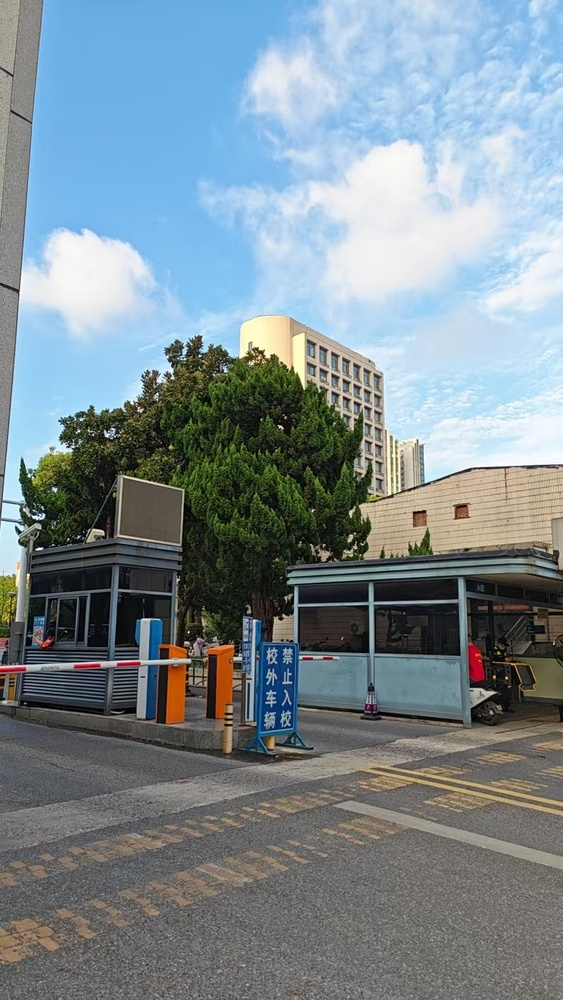
//> input picture Moravec/img1.jpg, 563 x 1000 px, shrunk from 1080 x 1919 before the run
$ ./Moravec   (built with g++ and OpenCV 4)
//> lines starting //> are read from the running program, lines starting //| are printed output that depends on the picture; after the words box and inside, x2 and y2 are one past the last pixel; in counts of white or black regions, pixels touching at a corner belong together
// 代码参考了 https://zhaoxuhui.top/blog/2019/01/10/MoravecCornerDetection.html，在此对作者表示感谢
#include <iostream>
#include <algorithm>
#include <opencv2/opencv.hpp>
#include <tuple>
#include <vector>

struct KeyPoint{
    int x;
    int y;
    float score;
};

struct window{
    cv::Mat win;
    int start_x, end_x;
    int start_y, end_y;
};
// 计算差异
double calcV(cv::Mat windows1, cv::Mat windows2){
    cv::Mat diff;
    cv::subtract(windows1, windows2, diff, cv::noArray(), CV_32F); // 这里需要转成 32 位的模式，否则可能会出现数值溢出的情况
    cv::multiply(diff, diff, diff);
    return cv::sum(diff)[0]; // 注意这里返回的是个 double
}

// 获得指定大小窗口的范围和内容
// 实际上就是截取一部分的内容
// 这里其实是一个超参数
cv::Mat getWindow(cv::Mat image, int i, int j, int win_size){
    if (win_size % 2 == 0){
        return cv::Mat(); // 窗口大小必须是奇数，否则返回空矩阵
    }
   int half_size = win_size / 2;
   int start_x = j - half_size;
   int start_y = i - half_size;

   cv::Rect roi(start_x, start_y, win_size, win_size);
   return image(roi);
}

// 把指定位置的窗口剪裁出来
struct window getWindowWithRange(cv::Mat img, int i, int j, int win_size){
    if (win_size%2 == 0){
        // ?
    }
    window winW;
    int half_size = win_size / 2;
    int start_x = j - half_size;
    int start_y = i - half_size;
    int end_x = j + half_size;
    int end_y = i + half_size;
    cv::Rect region(start_x, start_y, win_size, win_size);
    winW.win = img(region);
    winW.start_x = start_x;
    winW.start_y = start_y;
    winW.end_x = end_x;
    winW.end_y = end_y;
    return winW;
}

cv::Mat getDirectionWin(cv::Mat image, int i, int j, int xoffset, int yoffset, int win_size){
    int half_size = win_size / 2;
    cv::Rect Droi(j-half_size+xoffset, i-half_size+yoffset, win_size, win_size);
    return image(Droi);
}

bool isLocalMaximum(const cv::Mat& neighborhood){
    double maxVal;
    cv::minMaxLoc(neighborhood, nullptr, &maxVal);
    int rows = neighborhood.rows;
    int cols = neighborhood.cols;
    int cx = cols / 2;
    int cy = rows / 2;
    return neighborhood.at<float>(cy, cx) >= maxVal && neighborhood.at<float>(cy, cx) > 0;
}

bool compareByScore(const KeyPoint& a, const KeyPoint& b){
    return a.score > b.score;
}

//
std::vector<KeyPoint>getkeypoints(const cv::Mat& keymap, double nonMaxvalue, int nFeature = -1){
    std::vector<KeyPoint> kps;
    // 找出所有不等于 nonMaxvalue 的部分，也就是最大值
    for (int y=0;y<keymap.rows;y++){
        for (int x=0;x<keymap.cols;x++){
           if (keymap.at<float>(y, x)!=nonMaxvalue){
                kps.push_back({x, y, keymap.at<float>(y, x)});
           }
        }
    }
    std::cout<<kps.size()<<" keypoints were found "<<std::endl;
    // 如果对数量有要求，就优先选取那些比较大的数值
    if (nFeature!=-1 && nFeature<kps.size()){
        std::sort(kps.begin(), kps.end(), compareByScore); // 这里使用 C++ 中的排序函数，从大到小进行排序
        kps.resize(nFeature); // 直接截断了，把后面值比较低的舍去
    }

    return kps;

}

// 可视化，将关键点画在图中
cv::Mat drawKeyPoints(const cv::Mat& image, const std::vector<KeyPoint>& kps){
    cv::Mat keyPointsImg = image;
    for (const auto& kp: kps){
        cv::circle(keyPointsImg, cv::Point(kp.x, kp.y), 3, cv::Scalar(0, 0, 255)); // 将关键点画在图中
    }
    return keyPointsImg;
}


// 将整个函数串起来
std::tuple<std::vector<KeyPoint>, cv::Mat> getMoravecKps(std::string img_path, int win_size = 3, int win_offset = 1, int nonMaxSize = 5, int nonMaxValue = 0, int nFeature = -1, int thCRF = -1){
//> called with img_path = "img1.jpg", win_size = 3, win_offset = 1, nonMaxSize = 5, nonMaxValue = 0, nFeature = 300, thCRF = -1
    // 参数解释：
    // img_path: 影像路径
    // win_size: 滑动窗口的大小
    // win_offset: 偏移量
    // nonMaxSize: 非极大值抑制时的窗口大小
    // nonMaxValue: 非极大值抑制时，非极大值所取的值
    // nFeature: 打算提取的个数，-1表示保留所有提取出来的极大值
    // thCRF: 在对CRF进行筛选时使用的阈值，-1表示自动计算平均值作为阈值
    std::cout<<"step1: read image"<<std::endl;
    cv::Mat image = cv::imread(img_path, cv::IMREAD_GRAYSCALE); // 直接就将灰度图像读出来（虽然原始图像是彩色的）
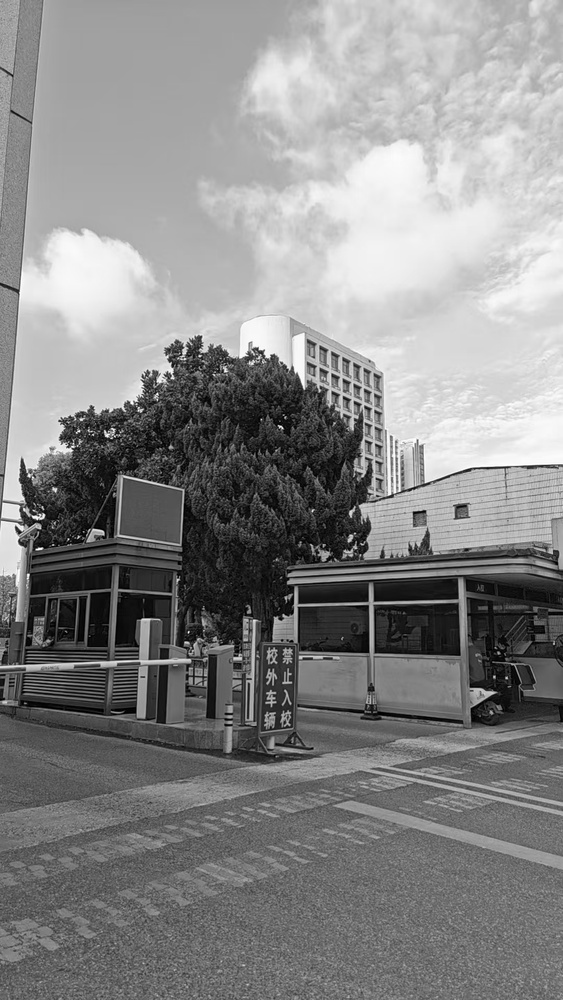
//> image: 1000 rows x 563 cols, CV_8UC1; min 0, max 255, mean 135.5


    int img_h = image.rows;
//> img_h = 1000
    int img_w = image.cols;
//> img_w = 563

    cv::Mat keymap(image.size(), CV_32F, cv::Scalar(0));

    std::cout<<"=>image size"<<img_h<<"*"<<img_w<<std::endl;
//| =>image size1000*563

    std::cout<<"step2: calculate score value using sliding window"<<std::endl; int safe_range = win_offset + win_size;

    // top<=>bottom left<=>right

    cv::Mat win_t, win_rt, win_r, win_rb, win_b, win_lb, win_l, win_lt;
    for (int i=safe_range; i<img_h-safe_range; i++){
        for(int j=safe_range; j<img_w-safe_range; j++){
            // 对于每一个点，我们都要计算 8 个方向上的梯度的平方和，并将其最小值填入到 keymap 中
            // 首先找到原始的窗口：
            cv::Mat win = getWindow(image, i, j, win_size);
            win_t =  getDirectionWin(image, i, j, 0, -win_offset, win_size);
            win_rt =  getDirectionWin(image, i, j, win_offset, -win_offset, win_size);
            win_r =  getDirectionWin(image, i, j, win_offset, 0, win_size);
            win_rb =  getDirectionWin(image, i, j, win_offset, win_offset, win_size);
            win_b =  getDirectionWin(image, i, j, 0, win_offset, win_size);
            win_lb =  getDirectionWin(image, i, j, -win_offset, win_offset, win_size);
            win_l =  getDirectionWin(image, i, j, -win_offset, 0, win_size);
            win_lt =  getDirectionWin(image, i, j, -win_offset, -win_offset, win_size);
            double v1 = calcV(win, win_t);
            double v2 = calcV(win, win_rt);
            double v3 = calcV(win, win_r);
            double v4 = calcV(win, win_rb);
            double v5 = calcV(win, win_b);
            double v6 = calcV(win, win_lb);
            double v7 = calcV(win, win_l);
            double v8 = calcV(win, win_lt);

            double minValue  = std::min({v1, v2, v3, v4, v5, v6, v7, v8});
            keymap.at<float>(i, j) = minValue;
        }

    }
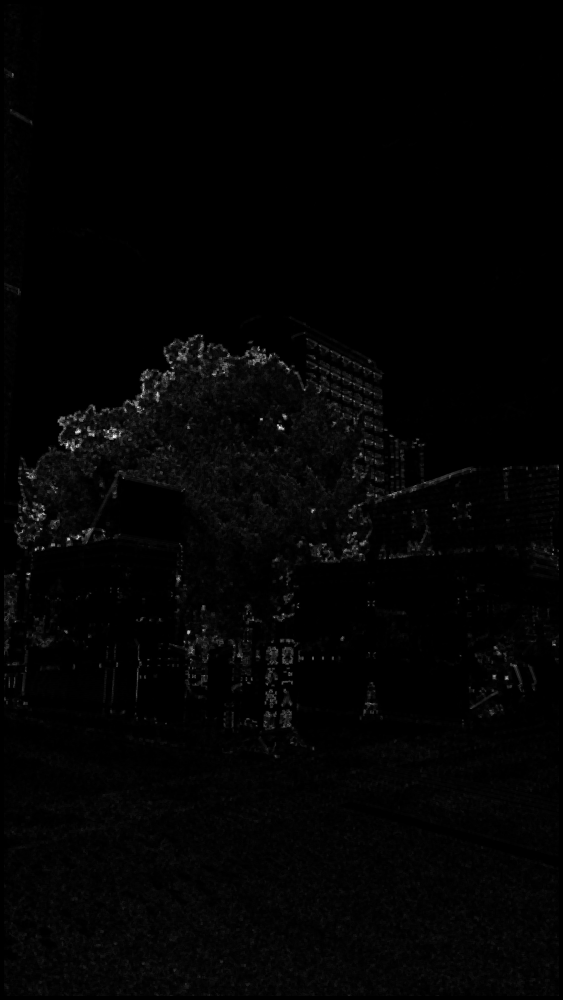
//> keymap: 1000 rows x 563 cols, CV_32FC1; min 0, max 55640, mean 774.7; drawn with min black and max white
//> after the loop, win_t = [[106, 102, 121], [108, 108, 97], [135, 142, 120]]; win_rt = [[102, 121, 145], [108, 97, 150], [142, 120, 136]]; win_r = [[108, 97, 150], [142, 120, 136], [156, 147, 125]]; win_rb = [[142, 120, 136], [156, 147, 125], [144, 133, 111]]; win_b = [[135, 142, 120], [143, 156, 147], [125, 144, 133]]; win_lb = [[103, 135, 142], [103, 143, 156], [123, 125, 144]]; win_l = [[109, 108, 108], [103, 135, 142], [103, 143, 156]]; win_lt = [[100, 106, 102], [109, 108, 108], [103, 135, 142]]
    float mean_c;
    if (thCRF == -1){
        cv::Scalar meanVal = cv::mean(keymap);
//> meanVal = Scalar(774.7)
        mean_c = meanVal.val[0];
//> mean_c = 774.7
        std::cout<<"=>auto threshold for score value: "<<mean_c;
//| =>auto threshold for score value: 774.747
    }
    else{
        mean_c = thCRF;
        std::cout<<"=>threshold for score value: "<<mean_c;
    }

    std::cout<<"step 3:filter keypoints using threshold..."<<std::endl;
    cv::imwrite("keymap.jpg", keymap);
    keymap.setTo(0, keymap < mean_c);
    cv::imwrite("keymap_th.jpg", keymap);

    std::cout<<"step 4:non maximum supression..."<<std::endl;
    window winW;
    cv::Mat result(keymap.size(), keymap.type(), cv::Scalar(nonMaxValue));
    for (int y=safe_range; y<img_h-safe_range; y++){
        for(int x=safe_range; x<img_w-safe_range; x++){
            winW = getWindowWithRange(keymap, y, x, nonMaxSize);
            cv::Rect roi(winW.start_x, winW.start_y, winW.end_x - winW.start_x + 1, winW.end_y - winW.start_y + 1);
            if(isLocalMaximum(keymap(roi))){
               result.at<float>(y, x) = keymap.at<float>(y, x);
            };
        }
    }
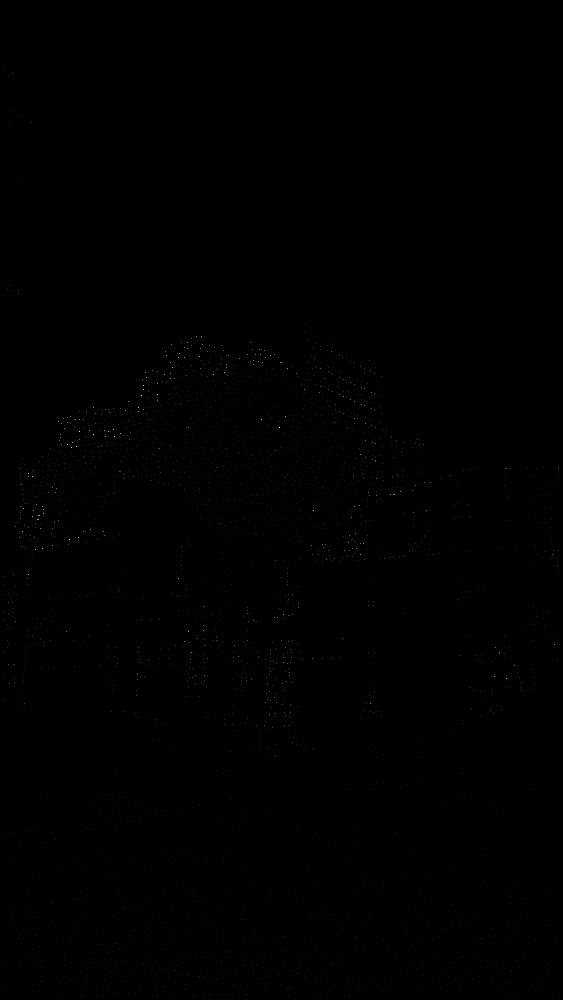
//> result: 1000 rows x 563 cols, CV_32FC1; min 0, max 55640, mean 50.5; drawn with min black and max white

    std::cout<<"step 5:get keypoint location and draw points"<<std::endl;
    cv::Mat colorCanvas = cv::imread(img_path, cv::IMREAD_COLOR);
//> colorCanvas is the input picture: 1000 rows x 563 cols, CV_8UC3; mean B, G, R 146.2, 139.1, 124.5
    std::vector<KeyPoint> kps = getkeypoints(result, nonMaxValue, nFeature);
//> after the loop in getkeypoints, `for (int y=0;y<keymap.rows;y++)`: kps = 6304 items
//| 6304 keypoints were found
//> in getkeypoints, `kps.resize(nFeature);`: kps = 300 items
//> kps = 300 items
    cv::Mat img_kps = drawKeyPoints(colorCanvas, kps);
//> after the loop in drawKeyPoints, `for (const auto& kp: kps)`:
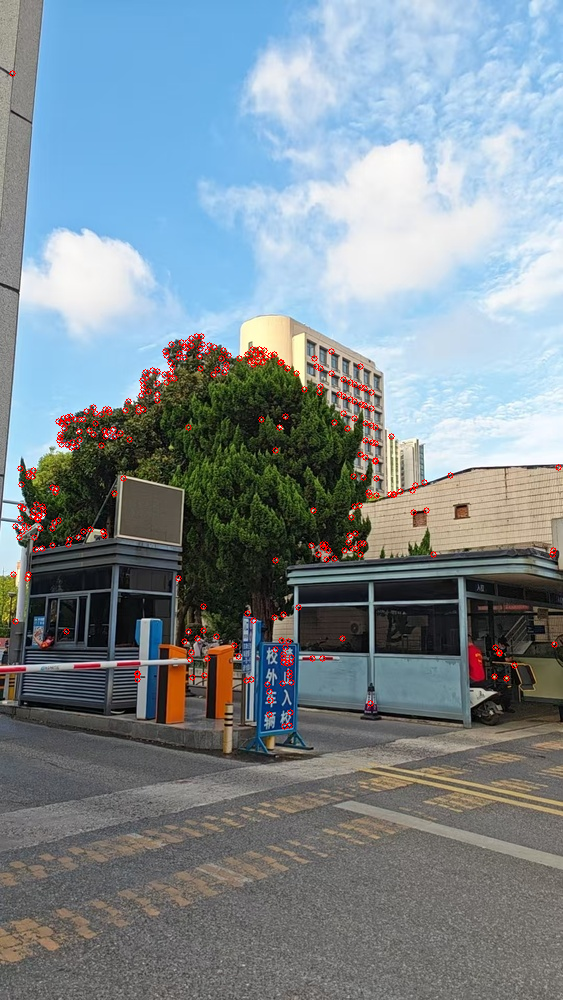
//> keyPointsImg: 1000 rows x 563 cols, CV_8UC3; 0.81% of pixels changed, all inside (x1, y1, x2, y2) = (9, 70, 562, 730)
    return {kps, img_kps};

}

int main(){
    auto [corners, result] = getMoravecKps("img1.jpg", 3, 1, 5, 0, 300, -1);
//> corners = 300 items
    cv::imwrite("moravec1.jpg", result);
    return 0;
}
